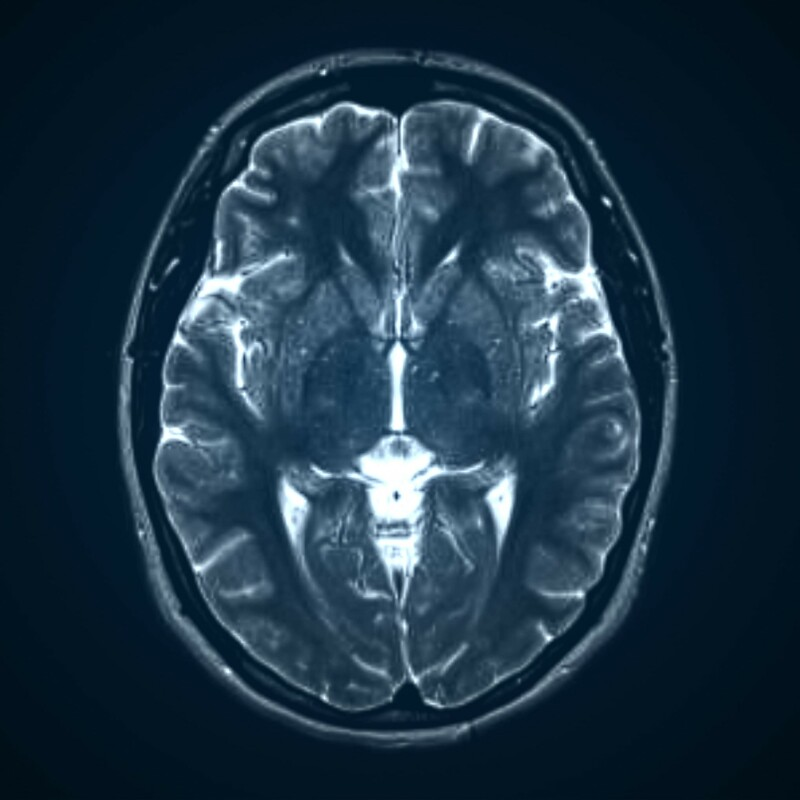
#> input picture Labtest/mri1.jpg, 800 x 800 px
$ python convolution2D.py
#> lines starting #> are read from the running program, lines starting #| are printed output that depends on the picture
import cv2
import numpy as np
import matplotlib.pyplot as plt
def main():
	img = plt.imread('mri1.jpg')
#> img is the input picture: shape (800, 800, 3); mean R, G, B 28.3, 51.8, 68.8
	print(img.shape)
#| (800, 800, 3)
	grayscale = cv2.cvtColor(img,cv2.COLOR_RGB2GRAY)
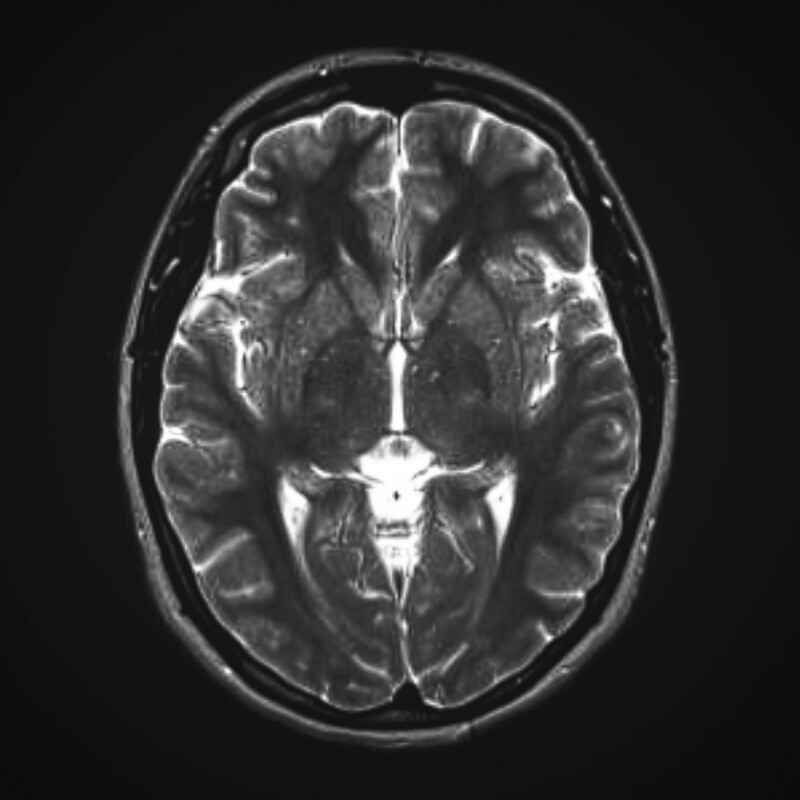
#> grayscale: shape (800, 800); min 10, max 255, mean 46.7
	print(grayscale.shape)
#| (800, 800)
	r,c = grayscale.shape
#> r = 800; c = 800
	process_img1 = np.zeros((r,c),dtype= np.uint8)
	process_img2 = np.zeros((r,c),dtype= np.uint8)
	kernel = np.array([[-1,-1,-1],[-1,8,-1],[-1,-1,-1]])
	process_img1 = cv2.filter2D(grayscale,-1,kernel)
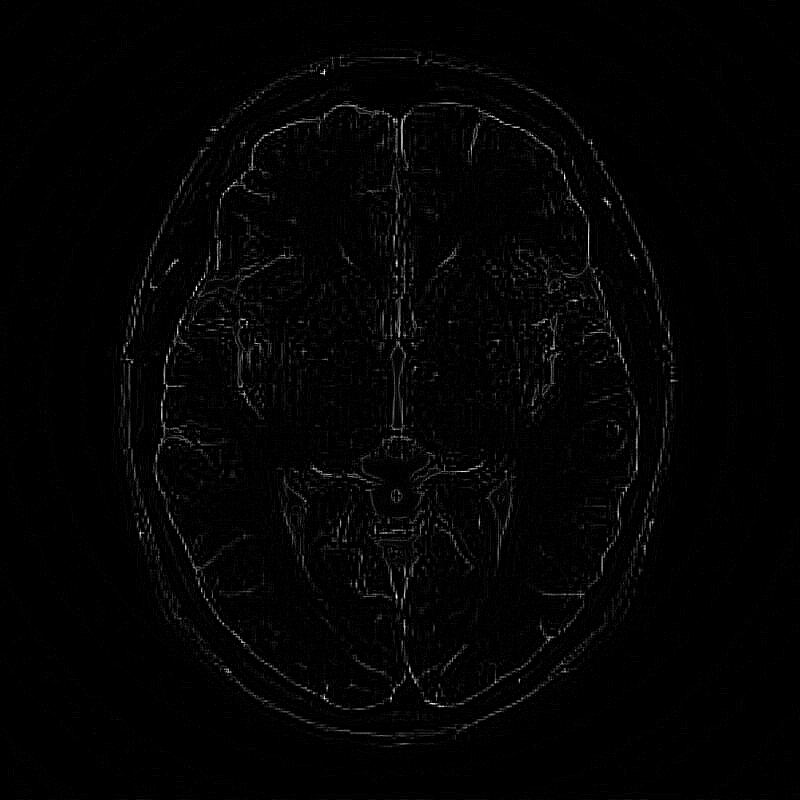
#> process_img1: shape (800, 800); min 0, max 255, mean 3.5
	process_img2 = convolution2D(grayscale,kernel)

	img_set = [grayscale,process_img1,process_img2]
	title_set = ['Grayscale','Built-in Convolution','Manual Convolution']
	plt_img(img_set,title_set)
	manual_hist(img_set,title_set)
	plt_hist(img_set,title_set)

def convolution2D(grayscale,kernel):
	r,c = grayscale.shape
#> r = 800; c = 800
	m,n = kernel.shape
	processed_img = np.zeros((r,c),dtype= np.uint8)
	grayscale = np.pad(grayscale,1,constant_values = 0)
#> grayscale: shape (802, 802)
	print(grayscale.shape)
#| (802, 802)

	for i in range(r):
		for j in range(c):
			x , y = (i+m),(j+n)
			if x < r and x >= 0 and y < c and y>= 0 :
				res = np.sum(grayscale[i:i+m,j:j+n]*kernel)
				res = np.rint(res)
				res = max(0,res)
				res = min(res,255)
				processed_img[i,j] = res
#> in plt_img, `ln = len(img_set)`: ln = 3
#> after the loop in plt_img, `for i in range(ln):`: l = 10
	return processed_img
def manual_hist(img_set,title_set):
	ln = len(img_set)
#> ln = 3
	l =  2
	for i in range(ln):
		plt.subplot(3,3,l)
		img = img_set[i]
		histogram = np.zeros((256,),dtype= int)
		r,c = img.shape

		for j in range(r):
			for k in range(c):
				temp = img[j,k].astype(int)
				histogram[temp]+=1
		y = np.arange(256)
		plt.plot(y,histogram)
		plt.ylim(0,)
		plt.title(title_set[i])
		l = l + 3
#> after the loop, l = 11

def plt_hist(img_set,title_set):
	ln = len(img_set)
#> ln = 3
	l =  3
	for i in range(ln):
		plt.subplot(3,3,l)
		img = img_set[i]
		plt.hist(img.ravel(),256,[0,256])
		plt.title(title_set[i])
		l = l + 3
#> after the loop, l = 12

	plt.show()
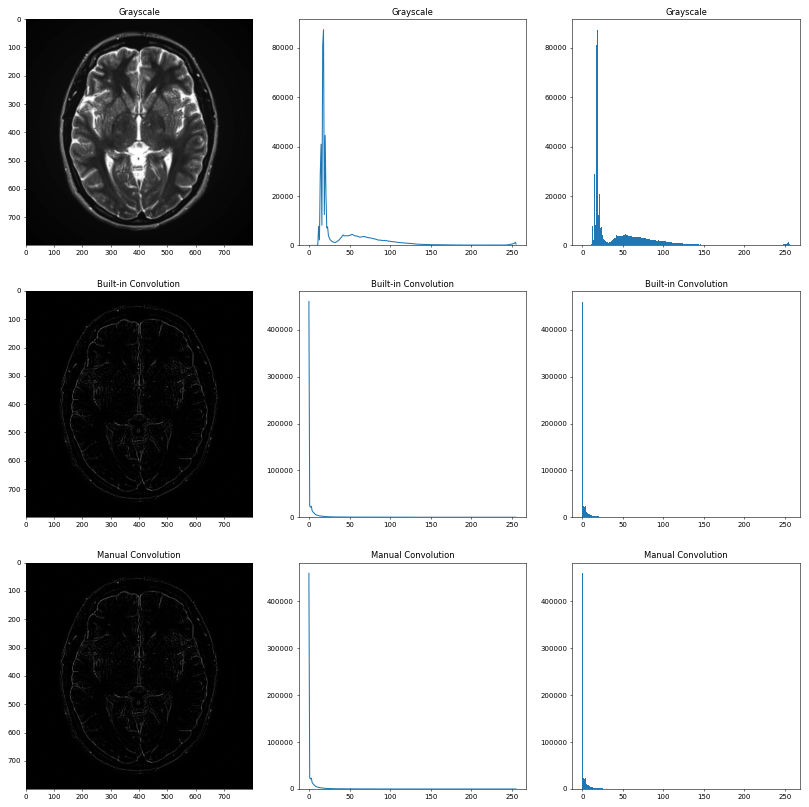
#> figure drawn by matplotlib, 9 panels; panel 4: curve peaks at x = 18, y = 87254; panel 5: curve peaks at x = 0, y = 460435; panel 6: curve peaks at x = 0, y = 459971; panel 7: tallest bar 87254 high, from x = 18 to 19


def plt_img(img_set,title_set):
	ln = len(img_set)
	plt.figure(figsize=(20,20))
	l = 1
	for i in range(ln):
		plt.subplot(3,3,l)
		plt.imshow(img_set[i],cmap='gray')
		plt.title(title_set[i])
		l = l + 3


if __name__ == '__main__':
	main()
